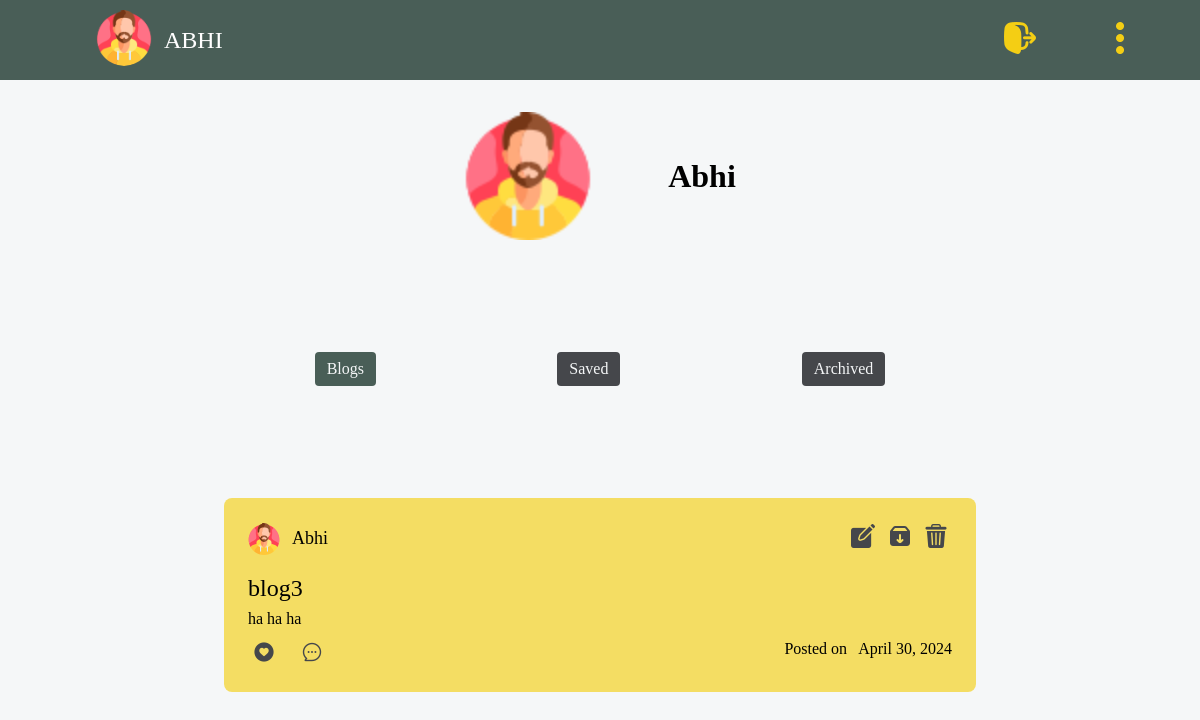
Before: /accounts/profile/ (signed in) with the older database file.
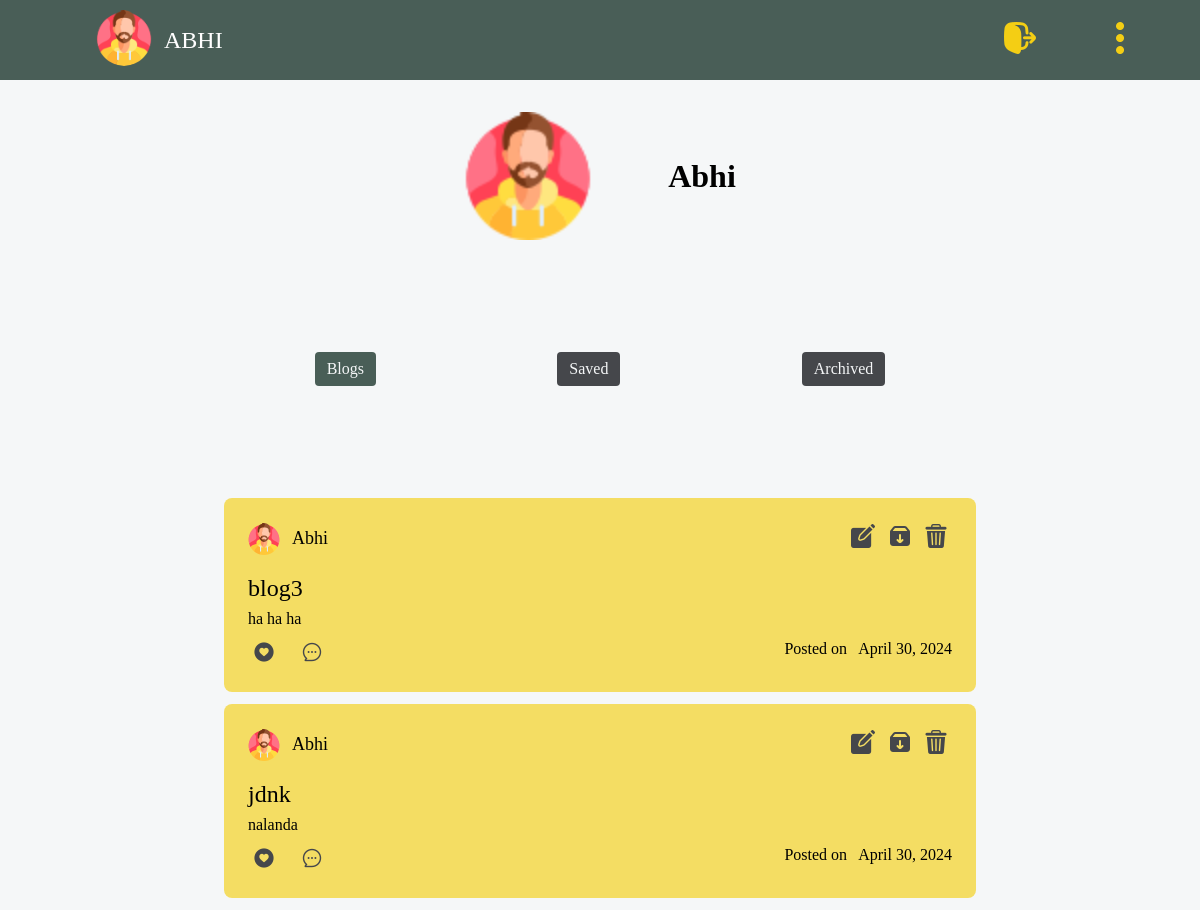
After: the same page with the newer database file.
### blogs/models.py (models this page shows, shortened)
class Blog(models.Model):
    title = models.CharField(max_length=100)
    desc = models.TextField()
    date_posted = models.DateField()
    is_archived = models.BooleanField(default=False)
    owner = models.ForeignKey(User, on_delete=models.CASCADE)

### accounts/views.py (the view)
# urls.py: path('profile/', ProfileView.as_view(), name='profile'),
class ProfileView(LoginRequiredMixin, ListView):
    model = Blog
    template_name = 'accounts/profile.html'
    context_object_name = 'blogs'
    login_url = 'register-account'
    redirect_field_name = 'redirected_to'
    def get_context_data(self, **kwargs):
        context = super().get_context_data(**kwargs)
        comments = Comment.objects.all()
        saved_blogs = Saved.objects.filter(user = self.request.user)
        context['comments_dict'] = comments  # Pass comments dictionary to the template
        context['saved_blogs'] = saved_blogs
        return context

### accounts/templates/accounts/profile.html (shortened to what this page needs)
{% load static %}
<!DOCTYPE html>
<html lang="en">
<head>
</head>
<body>
    <nav>
        <div class="left">
            <a href="{% url 'home' %}"><img src="{% static "images/man.png" %}" alt="avatar" class="circle-avatar"></a>
            <p class="user-title">{{ request.user.first_name }}</p>
        </div>
        <div class="right">
            <a href="{% url "logout-account" %}"><img src="{% static "images/logout.png" %}" alt="add" class="nav-icon"></a>
            <img src="{% static "images/dot-menu.png" %}" alt="add" class="nav-icon" id="menu-btn">
        </div>
    </nav>
    <section class="profile-section">
        <img src="{% static "images/man.png" %}" class="profile-img-lg"></img>
        <div class="user-name-profile">{{request.user.first_name}}</div>
    </section>
    <section class="tabs">
        <div class="tab tab-blogs active" id="btn-blog">Blogs</div>
        <div class="tab tab-saved " id="btn-saved">Saved</div>
        <div class="tab tab-archieved" id="btn-archieved">Archived</div>
    </section>
    <section id="cards-div">
        {% for blog in blogs %}
            {% if blog.owner == request.user%}
                <div class="{% if blog.is_archived == False %}card{% elif blog.is_archived == True %}card-archieved{% endif %}">
                    <div class="card-header">
                        <div class="left">
                            <img src="{% static "images/man.png" %}" alt="profile" class="profile-img">
                            <p class="user-name">{{ blog.owner.first_name }}</p>
                        </div>
                        <div class="right">
                            <a href="{% url "blog-update" pk=blog.pk %}" class="edit"><img src="{% static "images/editing.png" %}" alt="menu" class="icon-btn" id="opt-btn"></a>
                            <a href="{% url "blog-archive" pk=blog.pk %}" class="archieve"><img src="{% static "images/archive.png" %}" alt="menu" class="icon-btn" id="opt-btn"></a>
                            <a href="{% url "blog-delete" pk=blog.pk %}" class="delete"><img src="{% static "images/bin.png" %}" alt="menu" class="icon-btn" id="opt-btn"></a>
                        </div>
                    </div>
                    <div class="card-body">
                        <div class="card-title">{{blog.title}}</div>
                        <div class="card-desc">{{blog.desc}}</div>
                    </div>
                    <div class="card-footer">
                        <div class="left">
                            <img src="{% static 'images/thumbs-up.png' %}" alt="like" class="icon-btn like-button" data-blog-id="{{ blog.pk }}">
                            <img src="{% static "images/comment.png" %}" alt="comment" class="icon-btn comment-toggle" id="comment-btn">
                        </div>
                        <div>Posted on &nbsp; {{blog.date_posted}}</div>
                    </div>
                </div>
            {% endif %}
        {% endfor %}
    </section>
</body>
</html>

### accounts/templates/accounts/profile.html (style rules this page uses)
:root { --primary: #F5F7F8; --secondary: #F4CE14; --tertiary: #495E57; --darkest: #45474B; }
body { background-color: var(--primary); padding: 0; margin: 0; display: flex; flex-direction: column; justify-content: center; }
nav { position: fixed; top: 0; left: 0; right: 0; height: 5rem; background-color: var(--tertiary); display: flex; justify-content: space-between; align-items: center; z-index: 100; }
nav>.left { display: flex; margin-left: 6rem; justify-content: space-between; align-items: center; }
.circle-avatar { width: 56px; height: 56px; border-radius: 28px; align-self: center; }
.user-title { font-size: 24px; margin-left: 12px; color: white; text-transform: uppercase; }
.nav-icon { width: 32px; margin-right: 4rem; }
section { margin-top: 7rem; padding-inline: 14rem; }
.profile-section { display: flex; align-items: center; justify-content: center; }
.tabs { display: flex; justify-content: space-around; }
.tab { background-color: var(--darkest); color: var(--primary); padding: 8px 12px; align-self: center; border-radius: 4px; cursor: pointer; }
.active { background-color: var(--tertiary); }
.user-name-profile { font-size: xx-large; text-transform: capitalize; margin-left: 4rem; font-weight: 800; }
.card, .card-saved, .card-archieved { position: relative; background: #f5d015a6; padding: 24px; padding-top: 12px; border-radius: 8px; margin-bottom: 12px; }
.card-header { display: flex; justify-content: space-between; align-items: center; font-size: 18px; }
.card-header>.left { display: flex; align-items: center; }
.profile-img { height: 32px; margin-right: 12px; }
.profile-img-lg { height: 128px; margin-right: 12px; }
.card-title { font: 24px bold; margin: 8px 0px; }
.card-footer { display: flex; justify-content: space-between; margin-top: 12px; }
.card-footer>.left>img { margin-inline-end: 12px; }
.icon-btn { cursor: pointer; padding-inline: 4px; }
a { text-decoration: none; color: #000; }
.user-name { font-size: large; text-transform: capitalize; }

Changed rows visible on the page:
now on this page (row edited): Blog: owner.first_name "Abhi", title "jdnk", desc "nalanda", date_posted "April 30, 2024"
